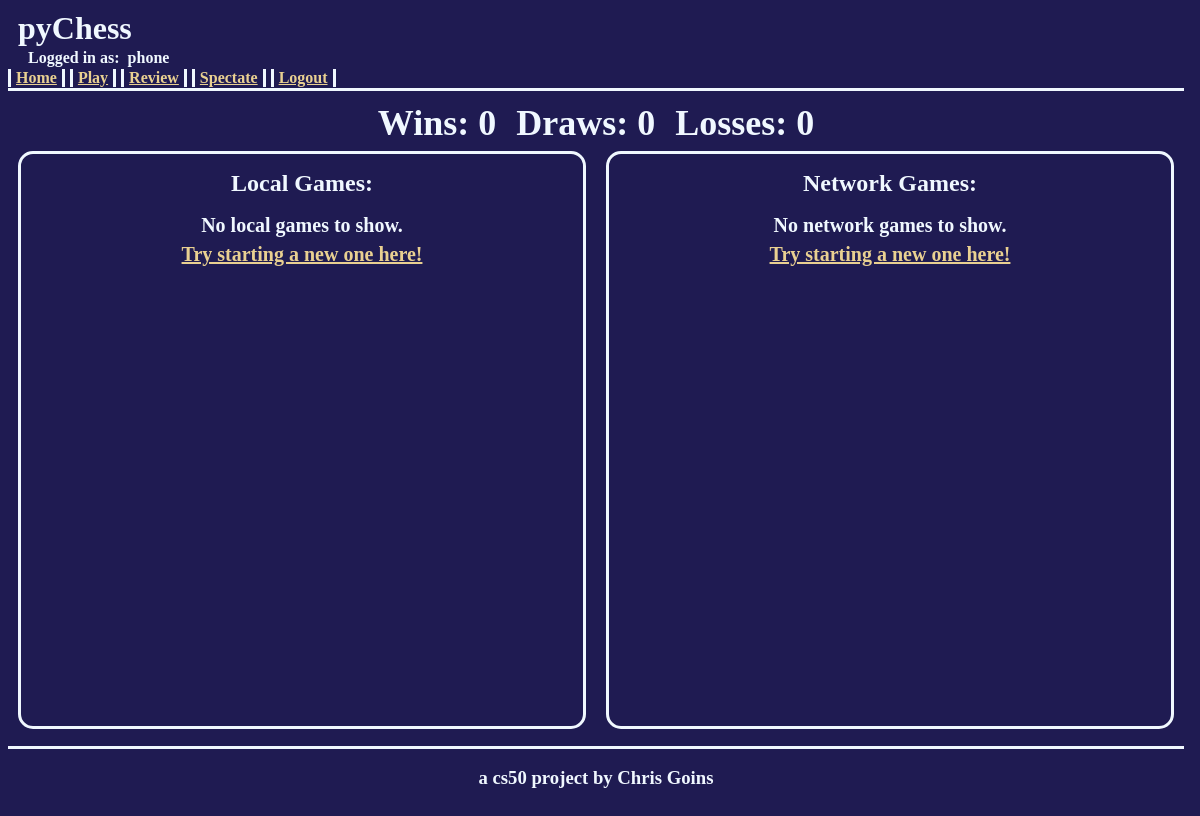
The app's page / (signed in), older data.
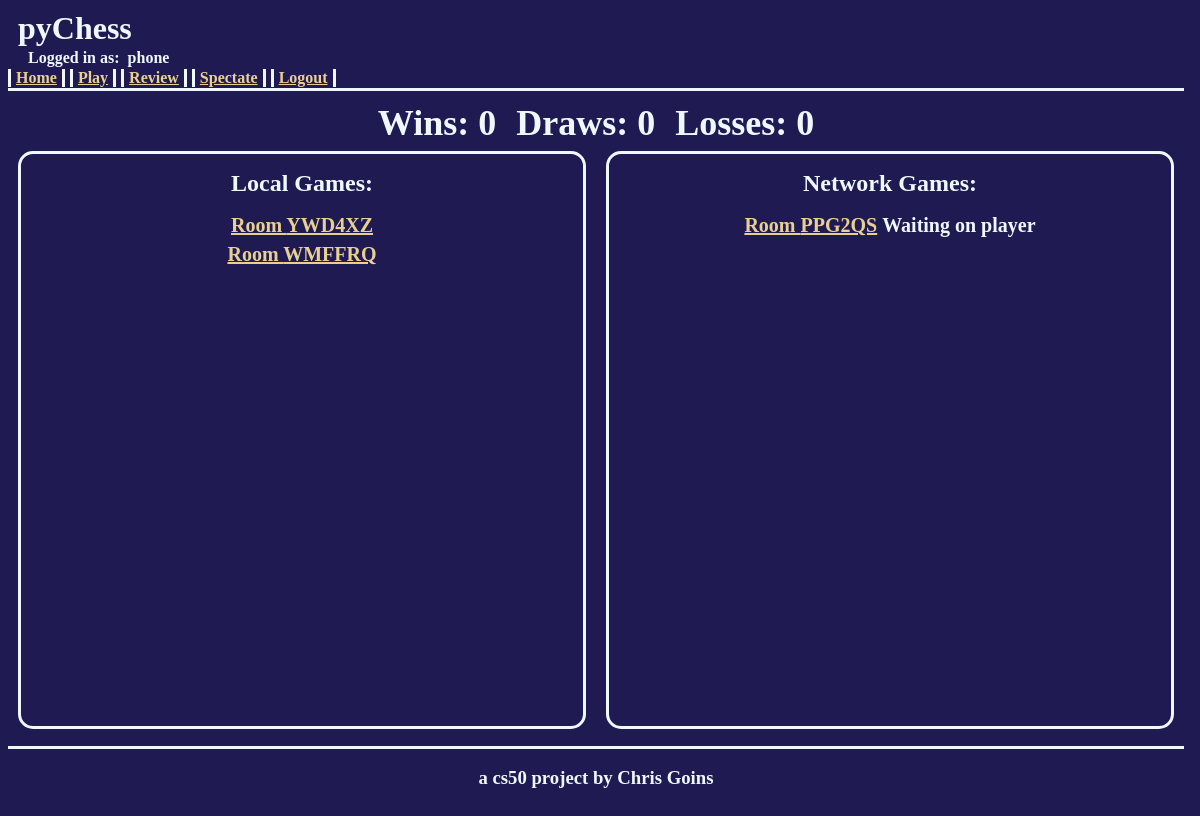
The same page, newer data.
### pychess/models.py (models this page shows, shortened)
class Game(models.Model):
    roomCode = models.CharField(max_length=6, unique=True, null=True, blank=True)
    player1 = models.ForeignKey(User, on_delete=models.CASCADE, related_name="player1")
    player2 = models.ForeignKey(User, on_delete=models.CASCADE, related_name="player2", null=True, blank=True)
    isActive = models.BooleanField()
    winner = models.ForeignKey(User, on_delete=models.CASCADE, related_name="winner", null=True, blank=True)

### pychess/views.py (the view, shortened to what this page needs)
# urls.py: path("", views.index, name="index"),
def index(request):
    if request.user.is_authenticated:
        localGames = Game.objects.filter(player1 = request.user, player2 = request.user, isActive=True)
        activeNetworkGames = []
        netGameQuery = Game.objects.filter(player1 = request.user, isActive=True).exclude(player2 = request.user)
        for game in netGameQuery:
            activeNetworkGames.append(game)
        netGameQuery = Game.objects.filter(player2 = request.user,isActive=True).exclude(player1 = request.user)
        for game in netGameQuery:
            activeNetworkGames.append(game)
        completedGames = {}
        completedGames['wins'] = 0
        completedGames['draws'] = 0
        completedGames['losses'] = 0
        netGameQuery = Game.objects.filter(player1 = request.user, isActive=False).exclude(player2=request.user)
        netGameQuery = Game.objects.filter(player2 = request.user, isActive=False).exclude(player1=request.user)
        return render(request, 'pychess/index.html', {'localGames':localGames, 'networkGames':activeNetworkGames, 'completedGames':completedGames})
    else:
        return redirect(loginView)

### pychess/templates/pychess/index.html (shortened to what this page needs)
{% extends "pychess/layout.html" %}
{% block body %}
    <div class="playerStats">
        <div class="stat">Wins: {{ completedGames.wins }}</div>
        <div class="stat">Draws: {{ completedGames.draws }}</div>
        <div class="stat">Losses: {{ completedGames.losses }}</div>
    </div>
    <div class="tableContainer">
        <div class="infoTable">
            <div class="infoHeader">Local Games:</div>
            {% for game in localGames %}
                <div class="infoItem">
                    <a href="{% url 'localGame' %}?room={{game.roomCode}}">Room {{ game.roomCode }}</a>
                </div>
            {% empty %}
                <div class="infoItem">No local games to show.</div>
                <div class="infoItem"><a href="{% url 'play' %}">Try starting a new one here!</a></div>
            {% endfor %}
        </div>
        <div class="infoTable">
            <div class="infoHeader">Network Games:</div>
            {% for game in networkGames %}
                <div class="infoItem">
                    <a href="{% url 'networkGame' %}?room={{game.roomCode}}">Room {{ game.roomCode }}</a>
                    {% if game.player2 %}
                        {% if request.user == game.player1 %}
                            <span>Against: {{ game.player2 }}</span>
                        {% else %}
                            <span>Against: {{ game.player1 }}</span>
                        {% endif %}
                    {% else %}
                        <span>Waiting on player</span>
                    {% endif %}
                </div>
            {% empty %}
                <div class="infoItem">No network games to show.</div>
                <div class="infoItem"><a href="{% url 'play' %}">Try starting a new one here!</a></div>
            {% endfor %}
        </div>
    </div>
{% endblock %}

Row changes from the older to the newer data that the page shows:
added Game: roomCode "YWD4XZ"
added Game: roomCode "WMFFRQ"
added Game: roomCode "PPG2QS", shows "Waiting on player"
Text that changed along with them:
text no longer shown: "No local games to show. Try starting a new one here! No network games to show. Try starting a new one here!"
